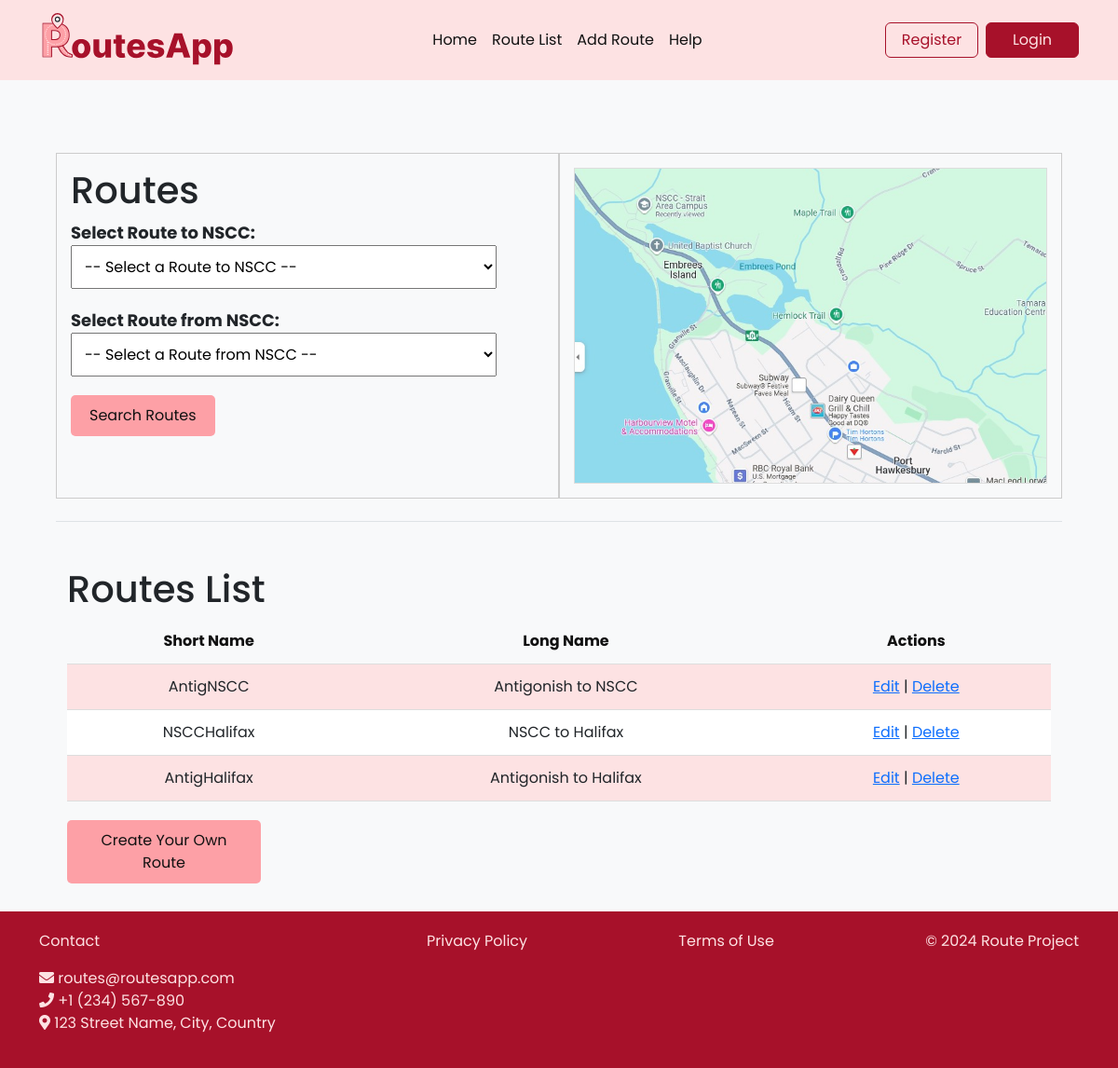
The page /routes/ on the database as committed earlier.
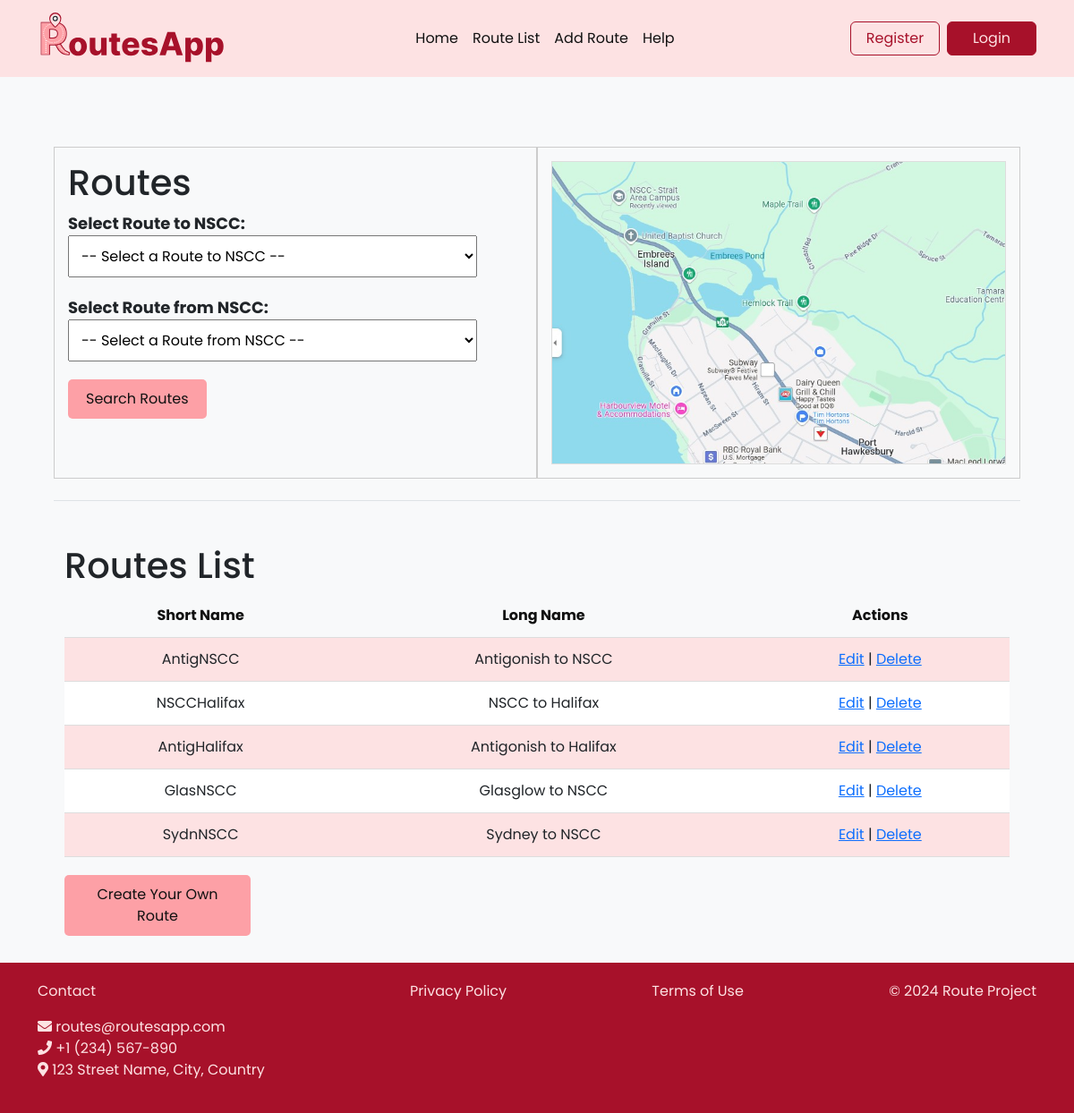
The same page on the database as committed later.
### route/models.py (models this page shows, shortened)
class Route(models.Model):
    route_id = models.CharField(max_length=10, primary_key=True)
    agency_id = models.CharField(max_length=10)
    route_short_name = models.CharField(max_length=100)
    route_long_name = models.CharField(max_length=255)
    route_type = models.IntegerField()

### route/views.py (the view)
# urls.py: path('', views.route_list, name='route_list'),  # This will be accessed via /routes/
def route_list(request):
    routes = Route.objects.all()
    print("Route list view triggered")
    return render(request, 'route/route_list.html', {'routes': routes})

### route/templates/route/route_list.html (shortened to what this page needs)
{% extends 'home.html' %}
{% block content %}
<div class="content-container">
    <div class="row">
        <div class="col-lg-6 col-md-6">
            <h1>Routes</h1>
            <div class="dropdown-container">
                <label for="to-nscc-dropdown" class="dropdown-label">Select Route to NSCC:</label>
                <select id="to-nscc-dropdown" name="route_to_nscc" class="dropdown">
                    <option value="">-- Select a Route to NSCC --</option>
                </select>
            </div>
            <div class="dropdown-container">
                <label for="from-nscc-dropdown" class="dropdown-label">Select Route from NSCC:</label>
                <select id="from-nscc-dropdown" name="route_from_nscc" class="dropdown">
                    <option value="">-- Select a Route from NSCC --</option>
                </select>
            </div>
            <div class="div button-container custom-btn2">
            <button type="submit" class="search-button">Search Routes</button>
            </div>
        </div>
        <div class="col-lg-6 col-md-6">
            <div class="map-container">
                <img src="/static/route/images/nscc-map.jpg" alt="NSCC Location Map" class="map-image">
            </div>
        </div>
    </div>
    <div class="row mt-4 border-top">
        <div class="col-lg col-md pt-5">
            <h1>Routes List</h1>
            <table class="route-table">
                <thead>
                    <tr>
                        <th>Short Name</th>
                        <th>Long Name</th>
                        <th>Actions</th>
                    </tr>
                </thead>
                <tbody>
                    {% for route in routes %}
                    <tr>
                        <td>{{ route.route_short_name }}</td>
                        <td>{{ route.route_long_name }}</td>
                        <td>
                            <a href="{% url 'route_update' route.route_id %}">Edit</a> |
                            <a href="{% url 'route_delete' route.route_id %}">Delete</a>
                        </td>
                    </tr>
                    {% empty %}
                    <tr>
                        <td colspan="3" class="no-routes">No routes available.</td>
                    </tr>
                    {% endfor %}
                </tbody>
            </table>
            <div class="button-container  custom-btn2 text-center">
                <a href="{% url 'route_create' %}" class="create-route-button">Create Your Own Route</a>
            </div>
        </div>
    </div>
</div>
{% endblock %}

Rows that differ between the two databases and show on the page:
added Route: route_short_name "GlasNSCC", route_long_name "Glasglow to NSCC"
added Route: route_short_name "SydnNSCC", route_long_name "Sydney to NSCC"
